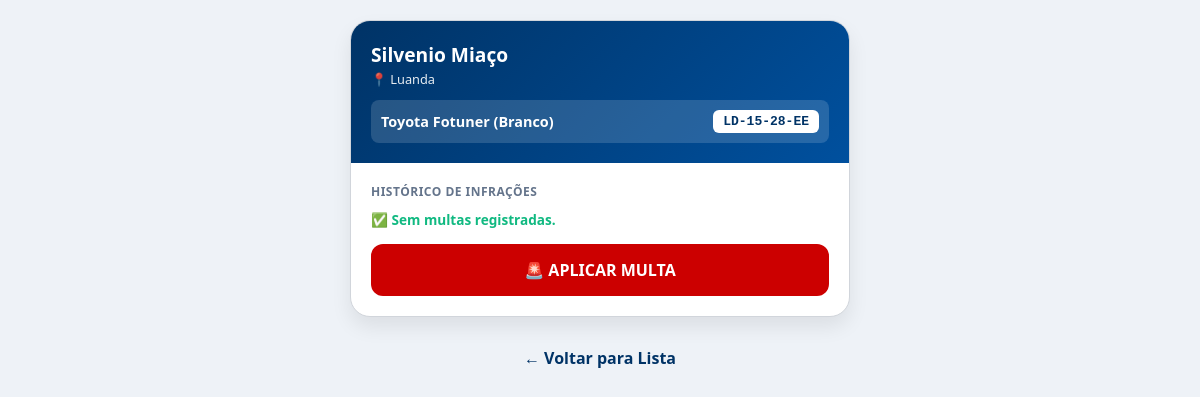
Page /list/4/ (signed in) on the earlier database version.
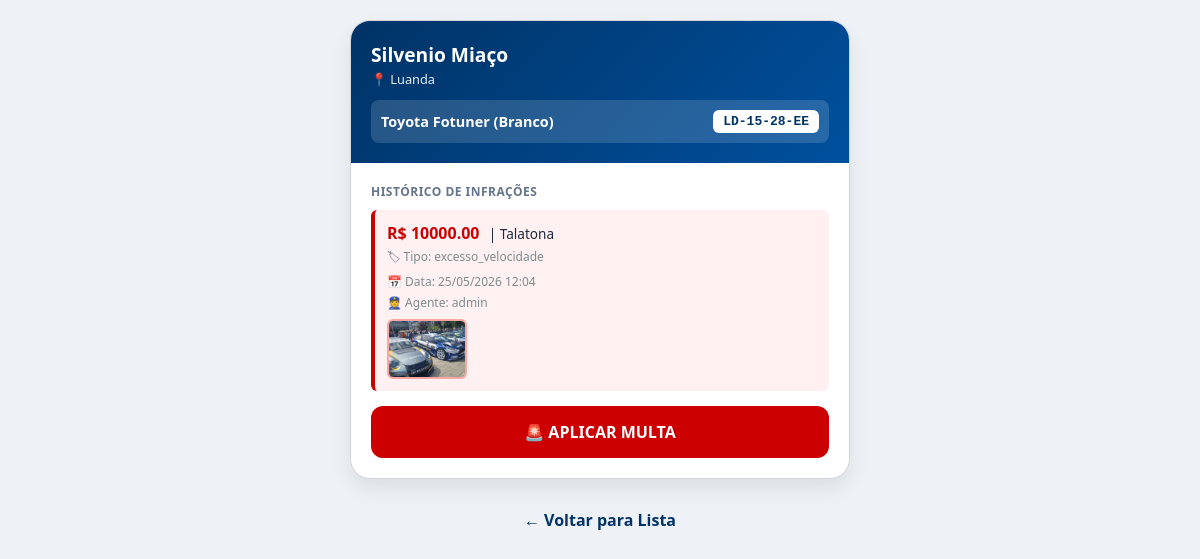
Same page on the later database version.
### multas/models.py (models this page shows, shortened)
class Multa(models.Model):
    veiculo = models.ForeignKey(Veiculo, on_delete=models.CASCADE, related_name="multas")
    foto = models.ImageField(upload_to="foto/", null=True, blank=True)
    valor = models.DecimalField(max_digits=10, decimal_places=2)
    localizacao = models.CharField(max_length=200)
    data = models.DateTimeField(auto_now_add=True)
    tipo = models.CharField(blank=True)
    velocidade = models.DecimalField(max_digits=10, decimal_places=2, blank=True, null=True)
    agente = models.CharField(max_length=15, blank=True)
    confirmada = models.BooleanField(default=False)  # 👈 NOVO CAMPO

### multas/views.py (the view)
# urls.py: path('list/<int:pk>/', Detail.as_view(), name='lista'),
class Detail(LoginRequiredMixin, DetailView):
    model = Veiculo
    template_name = "detail.html"
    context_object_name = "veiculo"
    login_url='login'

### multas/templates/detail.html (shortened to what this page needs)
<!DOCTYPE html>
<html lang="pt-br">
<head>
</head>
<body>
<div class="veiculo">
    <header class="card-header">
        <span class="prop-nome">{{ veiculo.proprietario.nome_completo }}</span>
        <span class="prop-cidade">📍 {{ veiculo.proprietario.cidade }}</span>
        <div class="veiculo-info-linha">
            <span class="veiculo-texto">{{ veiculo.marca }} {{ veiculo.modelo }} ({{ veiculo.cor }})</span>
            <span class="placa-pill">{{ veiculo.matricula }}</span>
        </div>
    </header>
    <div class="card-body">
        <p class="secao-titulo">Histórico de Infrações</p>
        {% for m in veiculo.multas.all %}
        <div class="multa-tag">
            <span class="multa-valor">R$ {{ m.valor }}</span>
            <span style="font-size: 0.85rem; color: #1e293b; margin-left: 5px;">| {{ m.localizacao }}</span>
            <span class="multa-meta">🏷 Tipo: {{ m.tipo }}</span>
            <span class="multa-meta">📅 Data: {{ m.data|date:"d/m/Y H:i" }}</span>
            <span class="multa-meta">👮 Agente: {{ m.agente }}</span>
            {% if m.foto %}
            <img src="{{ m.foto.url }}"
                 class="foto-multa-thumb"
                 onclick="abrirModal(this.src)"
                 alt="Foto da infração">
            {% endif %}
        </div>
        {% empty %}
        <p style="color: #10b981; font-size: 0.85rem; font-weight: 600; margin-bottom: 10px;">✅ Sem multas registradas.</p>
        {% endfor %}
        <a href="{% url 'multar' veiculo.id %}" class="btn-multar">🚨 APLICAR MULTA</a>
    </div>
</div>
<a href="{% url 'list' %}" class="btn-voltar">← Voltar para Lista</a>
</body>
</html>

Differences in the rows shown:
added Multa: valor "10000.00", localizacao "Talatona", tipo "excesso_velocidade", data "25/05/2026 12:04", agente "admin", foto (picture)
Other differences:
text no longer shown: "✅ Sem multas registradas."
